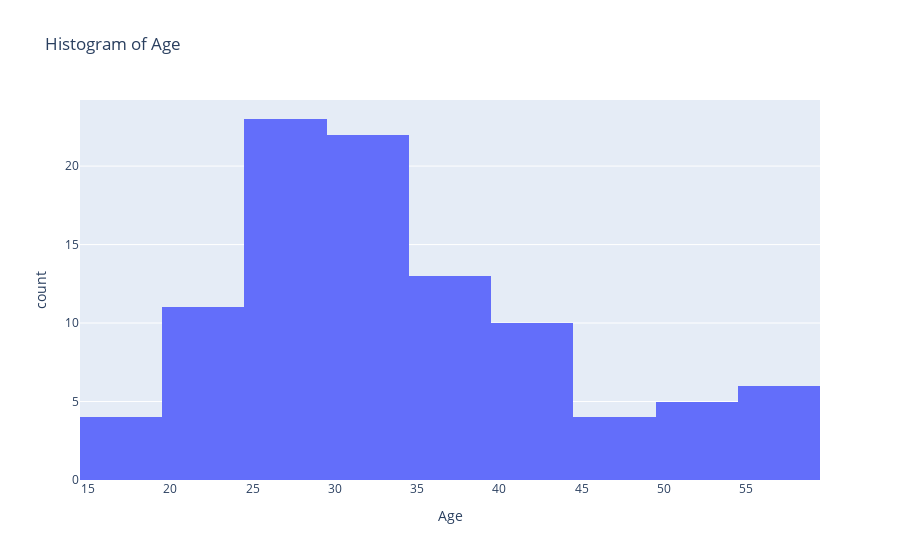
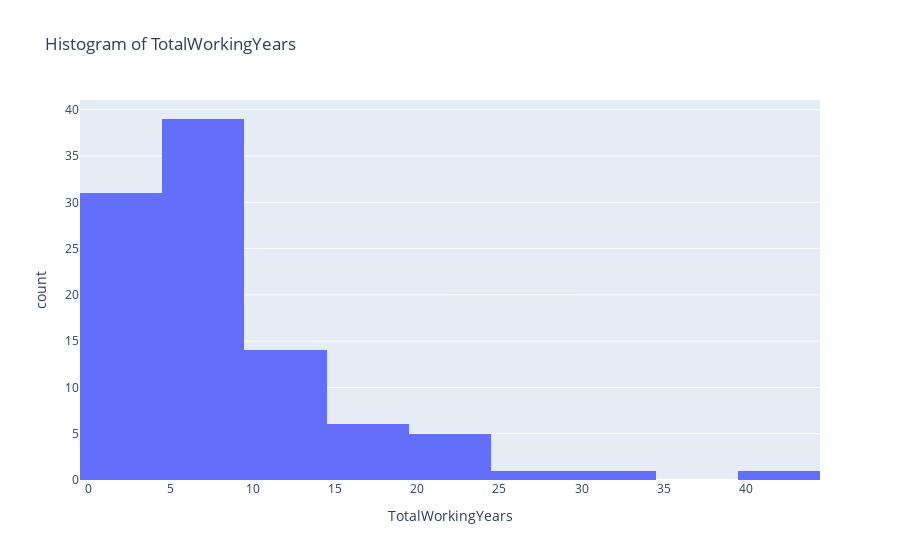
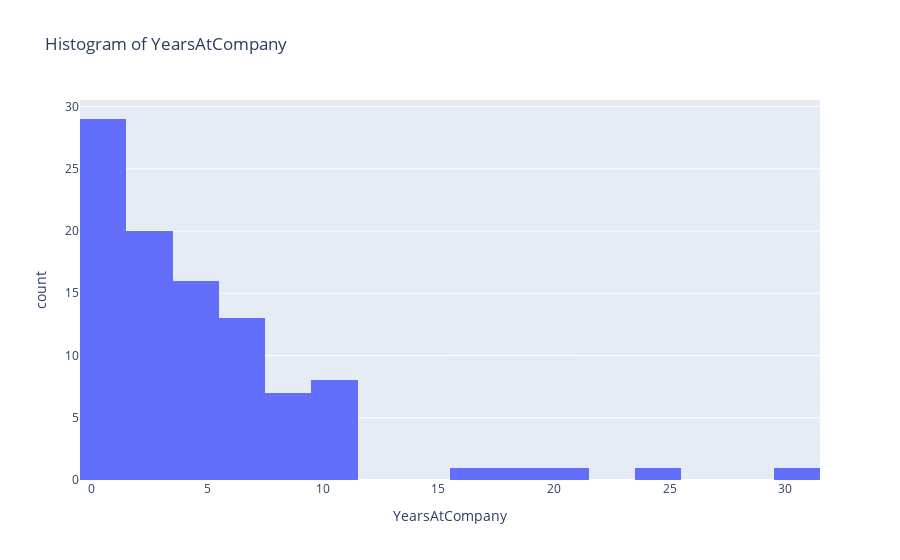
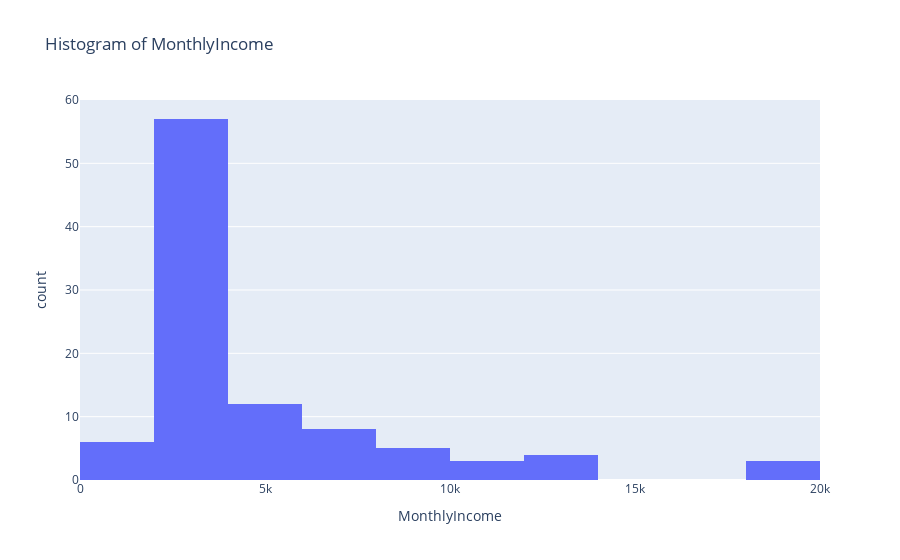

The notebook cell saved with these charts, in order:
### Code cell
plot_histograms(df_yesovertime_attrition, numeric_importance)

### Figure 1 — Plotly figure (JSON) as saved in the notebook; plotly's stock layout.template omitted (floating-point values rounded to 4 significant figures)
{"data": [{"alignmentgroup": "True", "bingroup": "x", "hovertemplate": "Age=%{x}<br>count=%{y}<extra></extra>", "legendgroup": "", "marker": {"color": "#636efa", "pattern": {"shape": ""}}, "name": "", "offsetgroup": "", "orientation": "v", "showlegend": false, "type": "histogram", "x": [51, 55, 24, 31, 31, 33, 27, 32, 34, 25, 42, 40, 25, 31, 39, 37, 50, 44, 47, 19, 23, 41, 32, 30, 35, 20, 36, 29, 20, 19, 58, 28, 33, 33, 58, 30, 31, 35, 39, 36, 41, 52, 37, 20, 22, 33, 35, 30, 44, 29, 41, 26, 19, 33, 34, 47, 31, 26, 28, 26, 38, 29, 26, 33, 20, 32, 56, 42, 25, 25, 31, 18, 28, 33, 48, 35, 26, 24, 24, 40, 39, 55, 29, 50, 34, 29, 28, 50, 35, 21, 29, 22, 26, 58, 45, 40, 29, 28], "xaxis": "x", "yaxis": "y"}], "layout": {"barmode": "relative", "legend": {"tracegroupgap": 0}, "title": {"text": "Histogram of Age"}, "xaxis": {"anchor": "y", "domain": [0, 1], "title": {"text": "Age"}}, "yaxis": {"anchor": "x", "domain": [0, 1], "title": {"text": "count"}}}}

### Figure 2 — Plotly figure (JSON) as saved in the notebook; plotly's stock layout.template omitted (floating-point values rounded to 4 significant figures)
{"data": [{"alignmentgroup": "True", "bingroup": "x", "hovertemplate": "TotalWorkingYears=%{x}<br>count=%{y}<extra></extra>", "legendgroup": "", "marker": {"color": "#636efa", "pattern": {"shape": ""}}, "name": "", "offsetgroup": "", "orientation": "v", "showlegend": false, "type": "histogram", "x": [18, 24, 6, 12, 7, 8, 8, 4, 11, 1, 22, 8, 6, 4, 12, 7, 3, 6, 10, 1, 1, 8, 10, 7, 9, 1, 2, 7, 1, 0, 40, 6, 15, 5, 31, 3, 3, 10, 8, 16, 10, 10, 7, 1, 4, 6, 5, 8, 19, 9, 4, 1, 1, 10, 9, 8, 10, 5, 5, 6, 17, 10, 8, 1, 2, 1, 7, 7, 7, 1, 4, 0, 2, 10, 23, 8, 8, 6, 6, 22, 11, 24, 1, 18, 9, 5, 10, 5, 5, 3, 3, 1, 8, 3, 26, 9, 4, 1], "xaxis": "x", "yaxis": "y"}], "layout": {"barmode": "relative", "legend": {"tracegroupgap": 0}, "title": {"text": "Histogram of TotalWorkingYears"}, "xaxis": {"anchor": "y", "domain": [0, 1], "title": {"text": "TotalWorkingYears"}}, "yaxis": {"anchor": "x", "domain": [0, 1], "title": {"text": "count"}}}}

### Figure 3 — Plotly figure (JSON) as saved in the notebook; plotly's stock layout.template omitted (floating-point values rounded to 4 significant figures)
{"data": [{"alignmentgroup": "True", "bingroup": "x", "hovertemplate": "YearsAtCompany=%{x}<br>count=%{y}<extra></extra>", "legendgroup": "", "marker": {"color": "#636efa", "pattern": {"shape": ""}}, "name": "", "offsetgroup": "", "orientation": "v", "showlegend": false, "type": "histogram", "x": [10, 5, 2, 7, 2, 5, 8, 3, 3, 1, 21, 6, 6, 2, 1, 3, 3, 6, 10, 1, 0, 6, 10, 5, 8, 1, 1, 7, 1, 0, 31, 4, 7, 2, 10, 1, 3, 10, 2, 16, 7, 8, 0, 1, 3, 5, 4, 5, 1, 8, 4, 1, 1, 10, 5, 5, 10, 3, 3, 3, 1, 7, 7, 1, 2, 1, 5, 2, 7, 1, 3, 0, 2, 10, 1, 1, 8, 6, 5, 1, 1, 19, 1, 4, 9, 3, 7, 0, 4, 3, 0, 0, 8, 1, 24, 5, 4, 1], "xaxis": "x", "yaxis": "y"}], "layout": {"barmode": "relative", "legend": {"tracegroupgap": 0}, "title": {"text": "Histogram of YearsAtCompany"}, "xaxis": {"anchor": "y", "domain": [0, 1], "title": {"text": "YearsAtCompany"}}, "yaxis": {"anchor": "x", "domain": [0, 1], "title": {"text": "count"}}}}

### Figure 4 — Plotly figure (JSON) as saved in the notebook; plotly's stock layout.template omitted (floating-point values rounded to 4 significant figures)
{"data": [{"alignmentgroup": "True", "bingroup": "x", "hovertemplate": "MonthlyIncome=%{x}<br>count=%{y}<extra></extra>", "legendgroup": "", "marker": {"color": "#636efa", "pattern": {"shape": ""}}, "name": "", "offsetgroup": "", "orientation": "v", "showlegend": false, "type": "histogram", "x": [2461, 19859, 2293, 6172, 3722, 2436, 2394, 3730, 9950, 2413, 13758, 6380, 5744, 4559, 5238, 2073, 2683, 2936, 11849, 1859, 1601, 5993, 3919, 2132, 9582, 1009, 3388, 2119, 2926, 1675, 19246, 2028, 13610, 2313, 10008, 2285, 2302, 2022, 2404, 10325, 2778, 8446, 2090, 2600, 4171, 8224, 4614, 2657, 3161, 7553, 3140, 2340, 2121, 3348, 5304, 6397, 6179, 2373, 3464, 2042, 6673, 3339, 2741, 2851, 2323, 2795, 4963, 2759, 3691, 1118, 2321, 1878, 3441, 2686, 5381, 5916, 2366, 2886, 3202, 13194, 3646, 13695, 2319, 6796, 6074, 2800, 2216, 4728, 3743, 2174, 2404, 2853, 5828, 2380, 18824, 9094, 2389, 2515], "xaxis": "x", "yaxis": "y"}], "layout": {"barmode": "relative", "legend": {"tracegroupgap": 0}, "title": {"text": "Histogram of MonthlyIncome"}, "xaxis": {"anchor": "y", "domain": [0, 1], "title": {"text": "MonthlyIncome"}}, "yaxis": {"anchor": "x", "domain": [0, 1], "title": {"text": "count"}}}}
